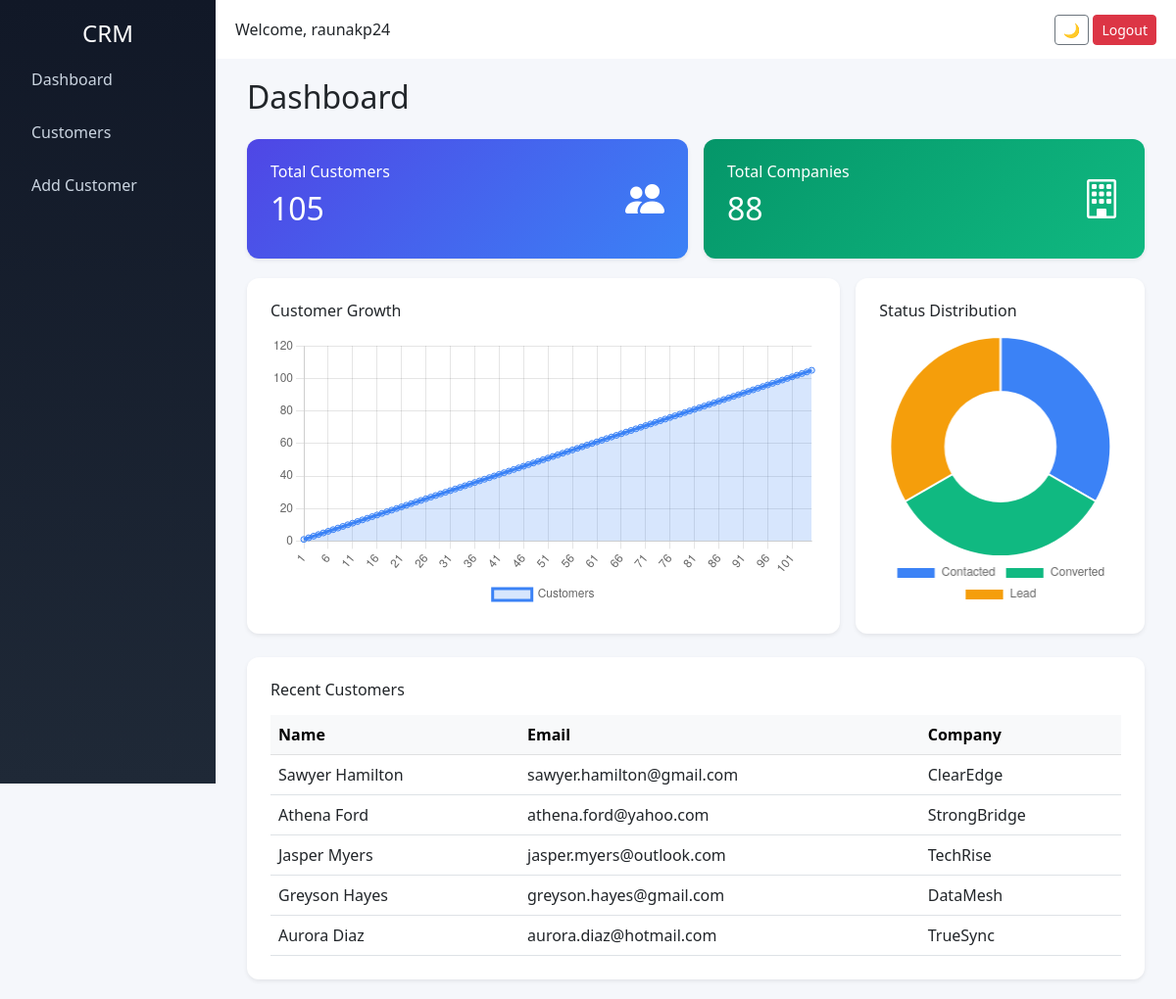
The app's page /dashboard (signed in) with its own data.
### tables this page shows
CREATE TABLE customers (
            id INTEGER PRIMARY KEY AUTOINCREMENT,
            name TEXT,
            email TEXT,
            phone TEXT,
            company TEXT,
            notes TEXT,
            status TEXT
        );

### app.py (the view)
@app.route('/dashboard')
@login_required
def dashboard():
    conn = get_db_connection()
    total_customers = conn.execute('SELECT COUNT(*) FROM customers').fetchone()[0]
    total_companies = conn.execute(
        'SELECT COUNT(DISTINCT company) FROM customers'
    ).fetchone()[0]
    status_data = conn.execute('''
        SELECT status, COUNT(*) as count
        FROM customers
        GROUP BY status
    ''').fetchall()
    status_labels = [row['status'] for row in status_data]
    status_counts = [row['count'] for row in status_data]
    all_customers = conn.execute('SELECT id FROM customers').fetchall()
    growth_labels = list(range(1, len(all_customers) + 1))
    growth_data = growth_labels
    recent_customers = conn.execute(
        'SELECT * FROM customers ORDER BY id DESC LIMIT 5'
    ).fetchall()
    conn.close()
    return render_template(
        'dashboard.html',
        total_customers=total_customers,
        total_companies=total_companies,
        status_labels=status_labels,
        status_counts=status_counts,
        growth_labels=growth_labels,
        growth_data=growth_data,
        recent_customers=recent_customers
    )

### app.py (called while the page is built)
def login_required(f):
    @wraps(f)
    def wrapper(*args, **kwargs):
        if 'user' not in session:
            return redirect('/login')
        return f(*args, **kwargs)
    return wrapper

def get_db_connection():
    conn = sqlite3.connect('database.db')
    conn.row_factory = sqlite3.Row
    return conn

### templates/dashboard.html (shortened to what this page needs)
{% extends 'base.html' %}
{% block content %}
<div class="container-fluid">
    <h2 class="mb-4">Dashboard</h2>
    <div class="row g-3">
        <div class="col-md-6">
            <div class="card text-white p-4 shadow-sm"
                 style="background: linear-gradient(135deg, #4f46e5, #3b82f6); border-radius: 12px;">
                <div class="d-flex justify-content-between align-items-center">
                    <div>
                        <h6>Total Customers</h6>
                        <h2>{{ total_customers }}</h2>
                    </div>
                    <i class="bi bi-people-fill" style="font-size: 40px;"></i>
                </div>
            </div>
        </div>
        <div class="col-md-6">
            <div class="card text-white p-4 shadow-sm"
                 style="background: linear-gradient(135deg, #059669, #10b981); border-radius: 12px;">
                <div class="d-flex justify-content-between align-items-center">
                    <div>
                        <h6>Total Companies</h6>
                        <h2>{{ total_companies }}</h2>
                    </div>
                    <i class="bi bi-building" style="font-size: 40px;"></i>
                </div>
            </div>
        </div>
    </div>
    <div class="row g-3 mt-1">
        <div class="col-md-8">
            <div class="card p-4 shadow-sm" style="border-radius: 12px;">
                <h6 class="mb-3">Customer Growth</h6>
                <div style="height:280px;">
                    <canvas id="growthChart"></canvas>
                </div>
            </div>
        </div>
        <div class="col-md-4">
            <div class="card p-4 shadow-sm" style="border-radius: 12px;">
                <h6 class="mb-3">Status Distribution</h6>
                <div style="height:280px;">
                    <canvas id="statusChart"></canvas>
                </div>
            </div>
        </div>
    </div>
    <div class="mt-4">
        <div class="card p-4 shadow-sm" style="border-radius: 12px;">
            <h6 class="mb-3">Recent Customers</h6>
            <div class="table-responsive">
                <table class="table table-hover mb-0">
                    <thead class="table-light">
                        <tr>
                            <th>Name</th>
                            <th>Email</th>
                            <th>Company</th>
                        </tr>
                    </thead>
                    <tbody>
                        {% for customer in recent_customers %}
                        <tr>
                            <td>{{ customer['name'] }}</td>
                            <td>{{ customer['email'] }}</td>
                            <td>{{ customer['company'] }}</td>
                        </tr>
                        {% endfor %}
                    </tbody>
                </table>
            </div>
        </div>
    </div>
</div>
<script>
const growthLabels = {{ growth_labels | tojson }};
const growthData = {{ growth_data | tojson }};
const statusLabels = {{ status_labels | tojson }};
const statusData = {{ status_counts | tojson }};
// Line Chart
new Chart(document.getElementById('growthChart'), {
    type: 'line',
    data: {
        labels: growthLabels,
        datasets: [{
            label: 'Customers',
            data: growthData,
            borderColor: '#3b82f6',
            backgroundColor: 'rgba(59,130,246,0.2)',
            fill: true,
            tension: 0.4
        }]
    },
    options: {
    responsive: true,
    maintainAspectRatio: false,
    plugins: {
        legend: {
            display: true,
            position: 'bottom'
        }
    }
}
});
// Pie Chart
new Chart(document.getElementById('statusChart'), {
    type: 'doughnut',
    data: {
        labels: statusLabels,
        datasets: [{
            data: statusData,
            backgroundColor: [
                '#3b82f6',
                '#10b981',
                '#f59e0b'
            ]
        }]
    },
    options: {
    responsive: true,
    maintainAspectRatio: false,
    plugins: {
        legend: {
            display: true,
            position: 'bottom'
        }
    }
}
});
</script>
{% endblock %}

### templates/base.html (style rules this page uses)
* { transition: all 0.2s ease-in-out; }
body { margin: 0; font-family: 'Segoe UI', sans-serif; background: #f5f7fb; }
.card { border-radius: 12px; border: none; box-shadow: 0 6px 15px rgba(0,0,0,0.05); }
.card { border-radius: 12px; }

### records on screen
customers: name "Sawyer Hamilton", email "sawyer.hamilton@gmail.com", company "ClearEdge"
customers: name "Athena Ford", email "athena.ford@yahoo.com", company "StrongBridge"
customers: name "Jasper Myers", email "jasper.myers@outlook.com", company "TechRise"
customers: name "Greyson Hayes", email "greyson.hayes@gmail.com", company "DataMesh"
customers: name "Aurora Diaz", email "aurora.diaz@hotmail.com", company "TrueSync"

### other values on screen
{{ session.get('user') }} "raunakp24"
{{ total_customers }} "105"
{{ total_companies }} "88"
chart data {{ status_labels | tojson }} ["Contacted", "Converted", "Lead"]
chart data {{ status_counts | tojson }} [35, 35, 35]
